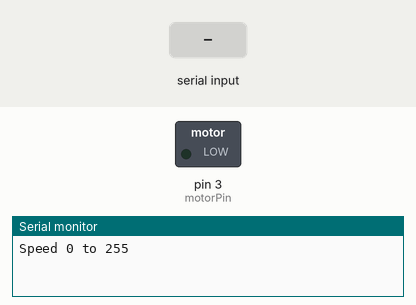
Simulated run of this sketch. Board: Arduino Uno, built with avr-gcc and run on an emulated ATmega328P. Shown: switched loads named in the sketch (green lamp = pin HIGH), the last lines printed to the serial monitor. Inputs (shaded band) come from the test bench.

Above: at 1.2 s.
1.3 s: "90,45\n" received over Serial
At 2.1 s:
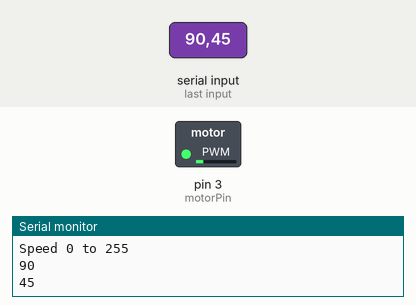
3.8 s: "30,150\n" received over Serial
At 4.5 s:
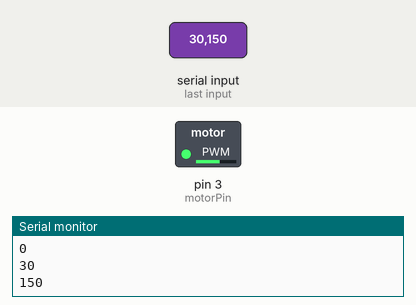
6.3 s: "200\n" received over Serial
At 7.1 s:
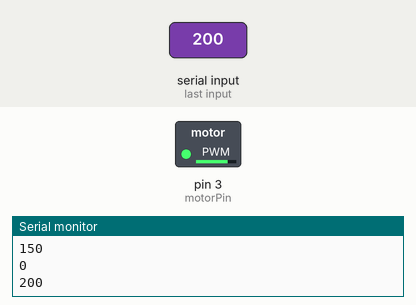
Timing chart, 0 to 9.3 s (numbered marks = the images above; inputs shaded):
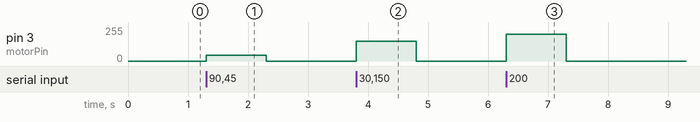

The sketch:

dc_motor_transistor.ino
```cpp
/*
Adafruit Arduino - Lesson 13. DC Motor
*/


int motorPin = 3;

void setup(){
  pinMode(motorPin, OUTPUT);
  Serial.begin(9600);
  while (! Serial);
  Serial.println("Speed 0 to 255");
}


void loop() {
  if (Serial.available()) {
    int speed = Serial.parseInt();
    if (speed >= 0 && speed <= 255){
      Serial.println(speed);
      analogWrite(motorPin, speed);
    }
  }
}
```

Measured:
- after the input at 1.3 s, pin 3 (motorPin): 0/255 → 45/255 at once, → 0/255 1.0 s later
- after the input at 3.8 s, pin 3 (motorPin): 0/255 → 150/255 at once, → 0/255 1.0 s later
- after the input at 6.3 s, pin 3 (motorPin): 0/255 → 200/255 at once, → 0/255 1.0 s later
